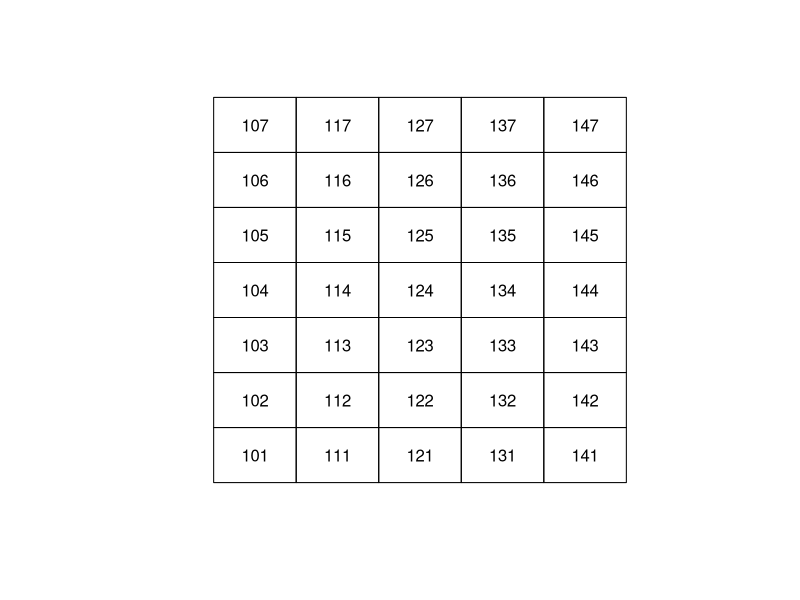

The R script that drew this image: (Note: this script raises an error after producing the figure.)
# Task is to create a block of field plots, by specifying
#      one corner, length, and width of plots
library(sp)
# assuming a block that is 5X7 (101 to 107, 111 to 117, 121,131,141)
#          with a lower left hand (southWest) corner coordintates of
#          3300,1000.
#create a matrix of values for a plots with L = 20, W = 30
#       for first plots, 101-107
#       make sure it closes
x1 <- seq(3300,3300+(5*30),30)
y1 <- seq(1000,1000+(7*20),20)
# results in a two column matrix
#    with each pt represented
gridPts <- expand.grid(y1,x1)
gridPts <- data.frame(gridPts[,2],gridPts[,1])
colnames(gridPts) <- c('X', 'Y')
# 
plots <- NULL
id <- 0
for (i in 1:nrow(gridPts)){
    if (i %% 8 == 0){next} 
    id <- id + 1
    if (id > 35){break}
    polyPts <- gridPts[i:(i+1),]  
    polyPts <- rbind(polyPts,polyPts)
    polyPts[3:4,1] <- polyPts[3:4,1]+30
    indx <- c(1,2,4,3,1)
    rePts <- polyPts[indx,]
    rePolys <- Polygons(list(Polygon(rePts)), id)
    plots <- c(plots,rePolys)
}
spPolys <- SpatialPolygons(plots)
pltNum <- c(seq(101,107),
            seq(111,117),
            seq(121,127),
            seq(131,137),
            seq(141,147))
dat <- data.frame(id = 1:35, pltNum)
spdf <- SpatialPolygonsDataFrame(spPolys,dat)
plot(spdf)
#to grab each label pt
labls <- NULL
for (lbl in 1:length(spdf@polygons)){
     labls <- rbind(labls, spdf@polygons[[lbl]]@labpt)   
}
text(labls, labels = spdf@data$pltNum)
# to get labeling point
# spdf@polygons[[1]]@labpt



# find other corners, given lower left, and upper right

###  
pltTst <- Polygons(plots, 1)
spPolys <- SpatialPolygons(list(pltTst))
dat <- data.frame(id = 1)
spdf <- SpatialPolygonsDataFrame(spPolys,dat)
  
plt5 <- plots[[5]];plt16 <- plots[[16]] 
plt5 <- #SpatialPolygonsDataFrame(
                #SpatialPolygons(list(
                       Polygons(list(plt5),5)#)),
                                  #data.frame(id = 1)) 
plt16 <- #SpatialPolygonsDataFrame(
                #SpatialPolygons(list(
                       Polygons(list(plt16),16)#)),
                                  #data.frame(id = 1)) 
psPlts <- SpatialPolygons(list(plt5,plt16)) 
  
  rePolys <- Polygon(rePts)
  rePolys <- Polygons(list(rePolys), 1)
  spPolys <- SpatialPolygons(list(rePolys))

# xy <- matrix(c(0,0,30,0,30,20,0,20, 0,0),5,2,TRUE)
# then create the polygon
p  <- Polygon(xy)
p.s <- Polygons(list(p),1)
sps <- SpatialPolygons(list(p.s))
# set CRS
# proj4string(sps) = CRS("+proj=longlat +datum=WGS84 +no_defs +ellps=WGS84 +towgs84=0,0,0")
# convert into spatialpolydataframe
dat <- data.frame(f = -9999)
spdf <- SpatialPolygonsDataFrame(sps,dat)






# HOW-TO
#create a matrix of values for a plot with L = 20, W = 30
#       make sure it closes
xy <- matrix(c(0,0,30,0,30,20,0,20, 0,0),5,2,TRUE)
# then create the polygon
p  <- Polygon(xy)
p.s <- Polygons(list(p),1)
sps <- SpatialPolygons(list(p.s))
# set CRS
# proj4string(sps) = CRS("+proj=longlat +datum=WGS84 +no_defs +ellps=WGS84 +towgs84=0,0,0")
# convert into spatialpolydataframe
dat <- data.frame(f = -9999)
spdf <- SpatialPolygonsDataFrame(sps,dat)
